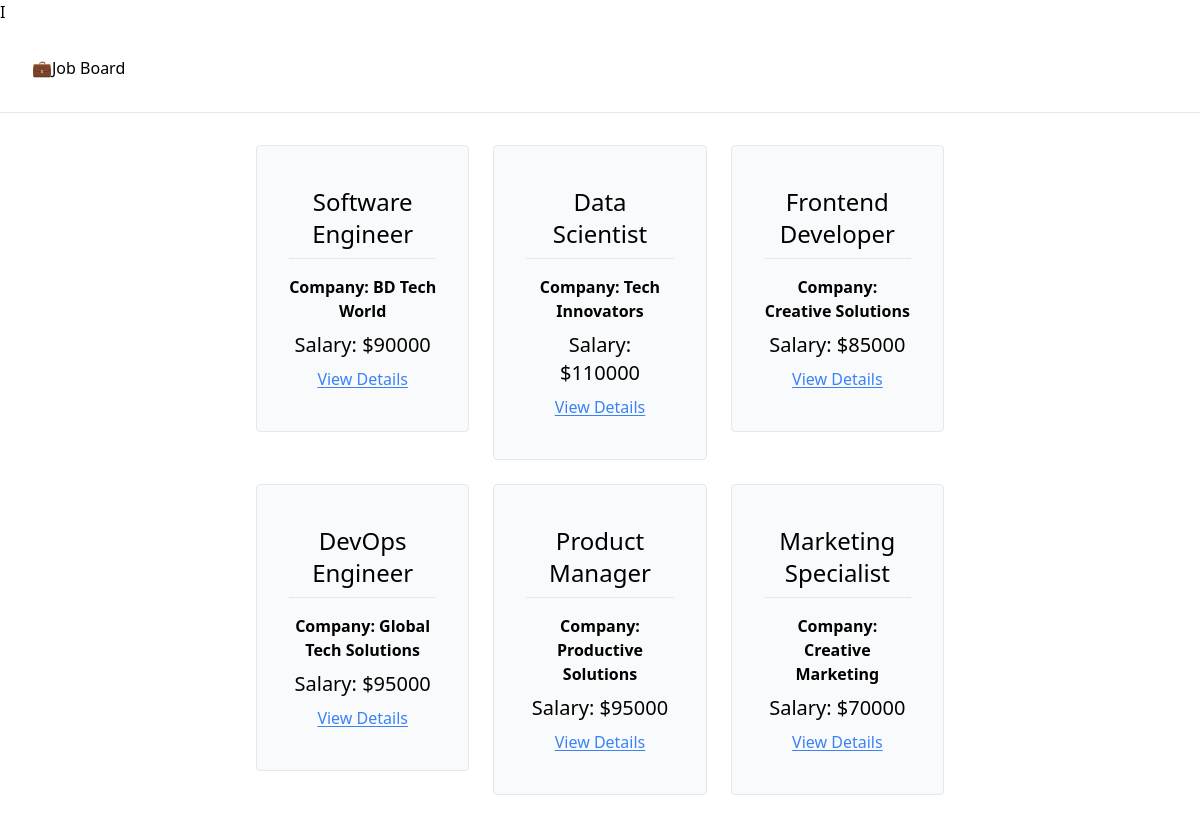
The page / on the database its author committed.
### job_board/models.py (models this page shows)
class JobPosting(models.Model):
    title = models.CharField(max_length=100)
    description = models.TextField()
    company = models.CharField(max_length=100)
    salary = models.IntegerField()
    location = models.CharField(max_length=100)
    is_active = models.BooleanField(default=True)

### job_board/views.py (the view)
# urls.py: path('', index, name="home"),
def index(request):
    active_job_postings = JobPosting.objects.filter(is_active=True)
    context = {'job_postings': active_job_postings}
    return render(request, 'job_board/index.html', context)

### job_board/templates/job_board/index.html
{% extends 'job_board/_base.html' %}
{% block content %}
<div class="flex justify-center w-10/12 mx-auto flex-wrap gap-6">
    {% for posting in job_postings %}
    <a class="w-1/4 text-center" href="{% url 'job_details' posting.pk %}">
        <div class="border rounded px-8 py-10 bg-gray-50 hover:bg-gray-100 cursor-pointer">
            <p class="text-2xl pb-2">{{ posting.title }}</p>
            <hr class="py-2">
            <p class="font-semibold pb-2">Company: {{ posting.company }}</p>
            <p class="text-xl pb-2">Salary: ${{ posting.salary }}</p>
            <p class="underline underline-offset-2 text-blue-500 hover:text-blue-400">View Details</p>
        </div>
    </a>
    {% endfor %}
</div>
{% endblock content %}

### job_board/templates/job_board/_base.html (shortened to what this page needs)
<!DOCTYPE html>
<html lang="en">
<head>
    <script src="https://cdn.tailwindcss.com"></script>
</head>
<body>
    <div class="mb-8">
    <h1 class="text-4x1 py-8 pl-8">
        <a href="{% url 'home' %}">
                💼Job Board
        </a>
    </h1>
    <hr>
    </div>
<div class="container mx-auto mb-8">
    {% block content%}
    {% endblock content %}
</div>
</body>
</html>

### rows shown on the page
JobPosting: title "Software Engineer", company "BD Tech World", salary "90000"
JobPosting: title "Data Scientist", company "Tech Innovators", salary "110000"
JobPosting: title "Frontend Developer", company "Creative Solutions", salary "85000"
JobPosting: title "DevOps Engineer", company "Global Tech Solutions", salary "95000"
JobPosting: title "Product Manager", company "Productive Solutions", salary "95000"
JobPosting: title "Marketing Specialist", company "Creative Marketing", salary "70000"
